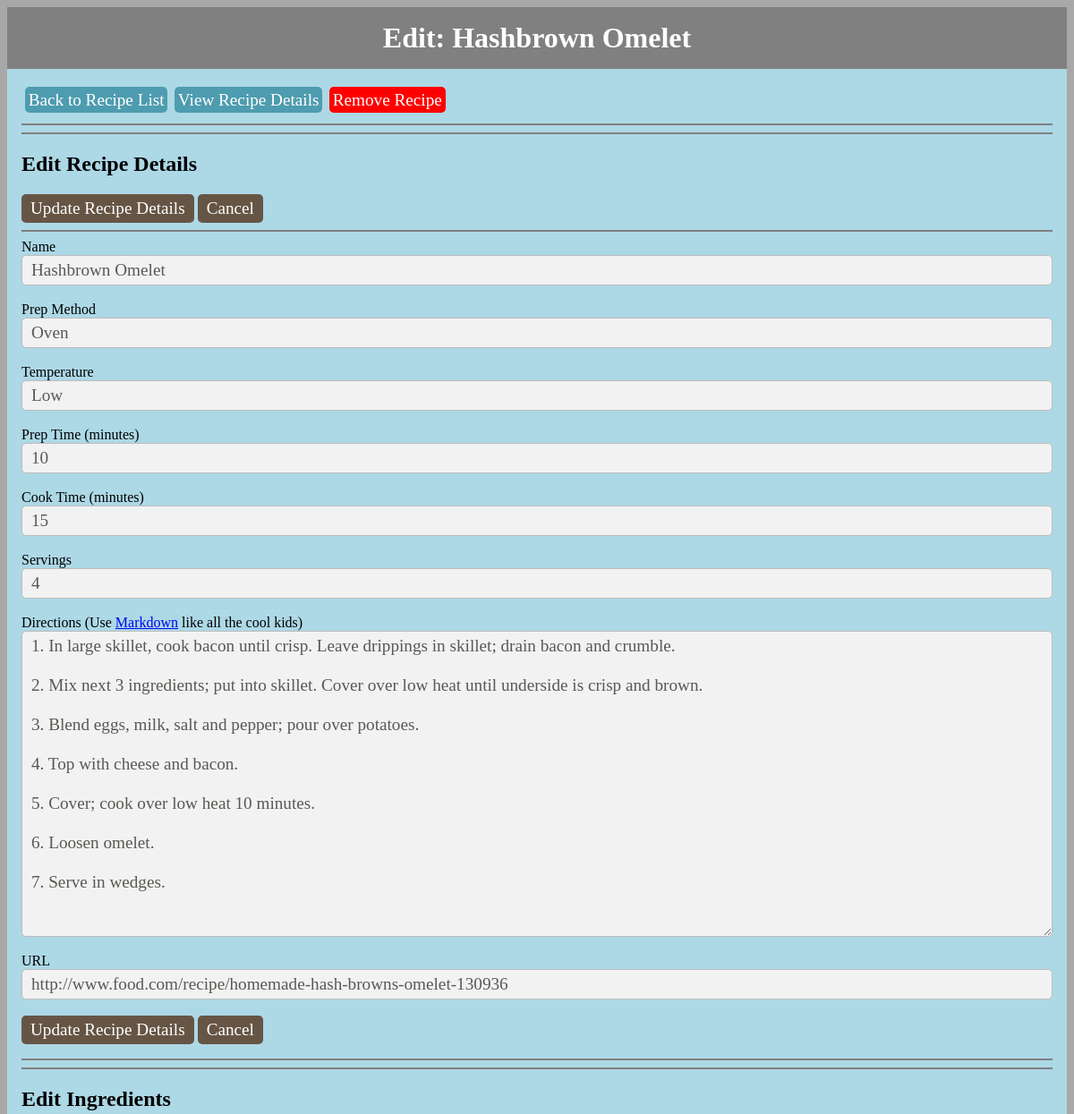
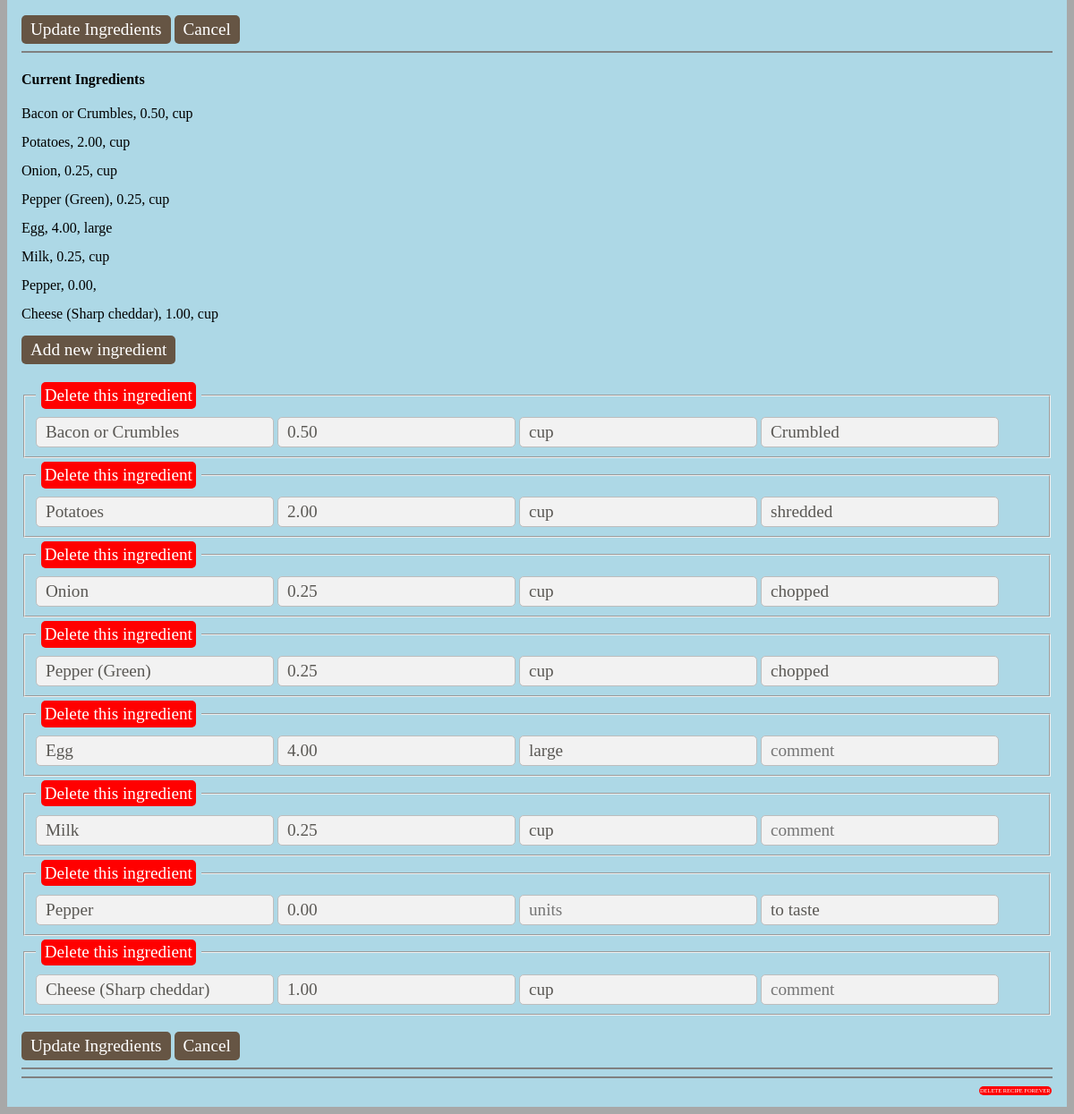
/menu/70/editrecipe, run on the app's committed database (2 pictures, top to bottom).
### menu/models.py (models this page shows, shortened)
class Recipe(models.Model):
    id = models.AutoField(primary_key=True)
    name = models.CharField(max_length=80, unique=True)
    prepMethod = models.CharField(max_length=30, null=True, blank=True)
    temperature = models.CharField(max_length=10, null=True, blank=True)
    directions = models.TextField(null=True)
    source = models.CharField(max_length=1000, null=True, blank=True)
    servings = models.IntegerField(default=0)
    prepTime = models.IntegerField(default=0)
    cookTime = models.IntegerField(default=0)
    enabled = models.IntegerField(default=1)
    class Meta:
        ordering = ('name', )

class Ingredient(models.Model):
    id = models.AutoField(primary_key=True)
    recipe = models.ForeignKey(Recipe)
    name = models.CharField(max_length=80, null=True, blank=True)
    comment = models.CharField(max_length=80, null=True, blank=True)
    amount = models.DecimalField(max_digits=10, decimal_places=2, default=0.0, null=True, blank=True)
    unit = models.CharField(max_length=30, null=True)
    class Meta:
        ordering = ('id', )

### menu/views.py (the view)
# urls.py: url(r'^(?P<pk>[0-9]+)/editrecipe$', views.EditRecipe.as_view(), name='editrecipe'),
class EditRecipe(generic.DetailView):
    model = Recipe
    template_name = 'menu/editrecipe.html'
    def get_queryset(self):
        return Recipe.objects.all()

### menu/templates/menu/editrecipe.html (shortened to what this page needs)
{% load staticfiles %}
{% load menu_extras %}
{% include "menu/stylesheets.html" %}
<div id="title">
    Edit: {{ recipe.name }}
</div>
<div id="content">
    <div>
        <a class="button" id="nav" href="{% url 'menu:index' %}">Back to Recipe List</a>
        <a class="button" id="nav" href="{% url 'menu:recipedetails' recipe.id %}">View Recipe Details</a>
        <a class="button" id="delete" href="{% url 'menu:disablerecipe' recipe.id %}">Remove Recipe</a>
    </div><div style="clear:both"></div>
    <hr noshade><hr noshade>
    <h2>Edit Recipe Details</h2>
    <form action="{% url 'menu:updaterecipe' recipe.id %}" method="post">
    <input type=submit value="Update Recipe Details" id="submit"/>
    <a class="button" href="{% url 'menu:recipedetails' recipe.id %}">Cancel</a>
    <hr noshade>
        Name<br><input type=text name="name" value="{{ recipe.name }}" id="text"><br><br>
        Prep Method<br><input type=text name="method" value="{{ recipe.prepMethod }}" id="text"><br><br>
        Temperature<br><input type=text name="temp" value="{{ recipe.temperature }}" id="text"><br><br>
        Prep Time (minutes)<br><input type=text name="prep" value="{{ recipe.prepTime }}" id="text"><br><br>
        Cook Time (minutes)<br><input type=text name="cook" value="{{ recipe.cookTime }}" id="text"><br><br>
        Servings<br><input type=text name="serves" value="{{ recipe.servings }}" id="text"><br><br>
        Directions (Use <a target="blank" href="https://en.wikipedia.org/wiki/Markdown#Example">Markdown</a> like all the cool kids)<br><textarea name="directions" ROWS=15 COLS=35>{{ recipe.directions }}</textarea><br><br>
        URL<br><input type=text name="source" value="{{ recipe.source }}" id="text"><br><br>
        <input type=submit value="Update Recipe Details" id="submit"/>
        <a class="button" href="{% url 'menu:recipedetails' recipe.id %}">Cancel</a>
    </form>
    <hr noshade><hr noshade>
    <h2>Edit Ingredients</h2>
    <input type=submit value="Update Ingredients" id="submit">
    <a class="button" href="{% url 'menu:recipedetails' recipe.id %}">Cancel</a>
    <hr noshade>
    <form action="{% url 'menu:updateingredient' recipe.id %}" method="post">
        <h4>Current Ingredients</h4>
            {% for i in recipe.ingredient_set.all %}
                <ul>
                    <li id="nospace">{{ i.name }}, {{ i.amount }}, {{ i.unit }}</li>
                </ul>
            {% endfor %}
        <p><a class="button" href="{% url 'menu:addingredient' recipe.id %}" method="post">Add new ingredient</a></p>
        {% for i in recipe.ingredient_set.all %}
            <fieldset name = "{{i.id}},ingredients">
                <legend><a class="button" id="delete" href="{% url 'menu:deleteingredient' i.id %}" method="post">Delete this ingredient</a></legend>
                <input type=text placeholder="name" name="{{i.id}},name" value="{{ i.name }}">
                <input type=text placeholder="amount" name="{{i.id}},amount" value="{{ i.amount }}">
                <input type=text placeholder="units" name="{{i.id}},unit" value="{{ i.unit }}">
                <input type=text placeholder="comment" name="{{i.id}},comment" value="{{ i.comment }}">
            </fieldset>
        {% endfor %}
        <br>
        <input type=submit value="Update Ingredients" id="submit">
        <a class="button" href="{% url 'menu:recipedetails' recipe.id %}">Cancel</a>
        <hr noshade><hr noshade>
        <a class="button" id="deleteforever" href="{% url 'menu:deleterecipeforever' recipe.id %}">DELETE RECIPE FOREVER</a>
    </form>
</div>

### menu/static/menu/css/style.css (style rules this page uses)
* { font-family: Palatino,"Palatino Linotype","Palatino LT STD","Book Antiqua",Georgia,serif; }
textarea { font-size: 120%; color: #5a5854; background-color: #f2f2f2; border: 1px solid #bdbdbd; border-radius: 5px; padding: 5px 5px 5px 10px; width:100%; }
input { font-size: 1.2em; color: #5a5854; background-color: #f2f2f2; border: 1px solid #bdbdbd; border-radius: 5px; padding: 5px 10px 5px 10px; display: inline-block; }
input#text { width: 100% }
input#submit { color: #ffffff; background-color: #665544; border: none; border-radius: 5px; }
ul { list-style:none; padding-left:0; }
li { line-height: 2em; }
li#nospace { line-height: 1em; }
.button { display: inline-block; background-color: #665544; border-radius: 5px; color: white; text-decoration: none; font-size: 1.2em; padding: 5px 10px 5px 10px; }
.button#nav { background-color: #4E9CAF; padding: .2em; text-align: center; margin: .2em; float: left; display: inline block; text-size: 1em; }
.button#delete { background-color: red; padding: .2em; text-align: center; margin: .2em; display: inline block; text-size: 1em; }
.button#deleteforever { background-color: red; float:right; padding: .2em; text-align: center; margin: .2em; display: inline block; font-size: .4em; }
#title { background:grey; text-align:center; font-weight:bold; padding: 0.5em; color: white; font-size: 2em; }
#content { display: block; background:lightblue; padding: 1em; white-space: wrap; }

### data on the page
Recipe: name "Hashbrown Omelet", method "Oven", temp "Low", prep "10", cook "15", serves "4", directions "1. In large skillet, cook bacon until crisp. Leave drippings in skillet; drain bacon and crumble. 2. Mix next 3 ingredients; put into skillet. Cover over low heat until underside is crisp and brown. 3. Blend eggs, milk, salt and pepper; pour over potatoes. 4. Top with cheese and bacon. 5. Cover; cook over low heat 10 minutes. 6. Loosen omelet. 7. Serve in wedges.", source "http://www.food.com/recipe/homemade-hash-browns-omelet-130936"
Ingredient: name "Bacon or Crumbles", amount "0.50", unit "cup", comment "Crumbled"
Ingredient: name "Potatoes", amount "2.00", unit "cup", comment "shredded"
Ingredient: name "Onion", amount "0.25", unit "cup", comment "chopped"
Ingredient: name "Pepper (Green)", amount "0.25", unit "cup", comment "chopped"
Ingredient: name "Egg", amount "4.00", unit "large"
Ingredient: name "Milk", amount "0.25", unit "cup"
Ingredient: name "Pepper", amount "0.00", comment "to taste"
Ingredient: name "Cheese (Sharp cheddar)", amount "1.00", unit "cup"
